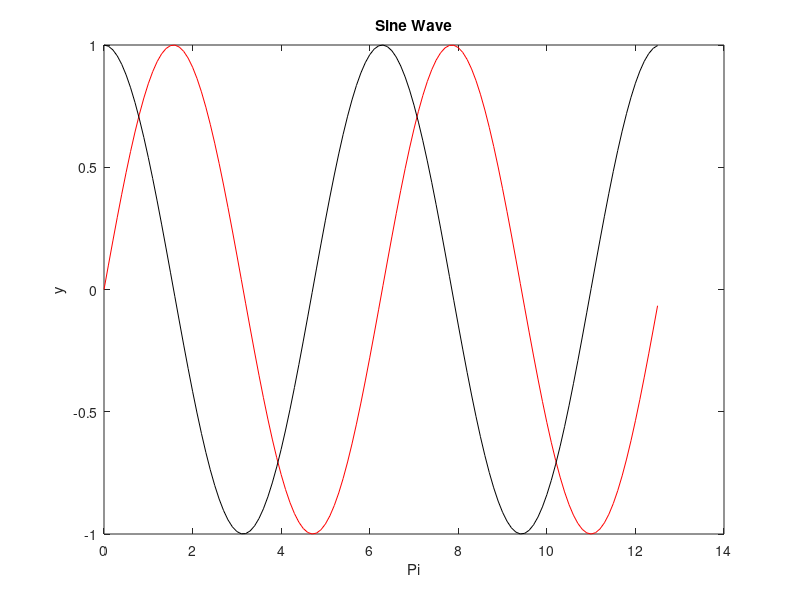

Here is the MATLAB script that generated this plot:
function p = m201511033_testPlot
%UNTITLED Summary of this function goes here
%   Detailed explanation goes here

p(1) = plot(0*pi/180:0.1:720*pi/180,sin(0*pi/180:0.1:720*pi/180),'r'), hold on
p(2) = plot(0*pi/180:0.1:720*pi/180,cos(0*pi/180:0.1:720*pi/180),'k')
title('Sine Wave')
xlabel('Pi')
ylabel('y')

end

